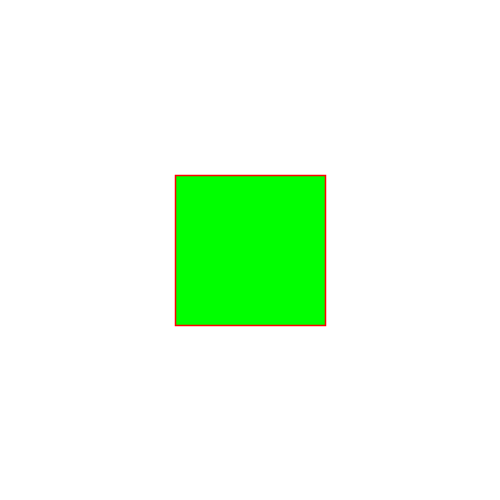
Frame 1 (no input)
Frame 60 (the mouse pressed at the canvas centre just before this capture): identical to frame 1, image omitted
Frame 120 (the mouse held since frame 60 and released just before this capture): identical to frame 1, image omitted

The Processing sketch that drew this single still picture (run headless with seeded random() and noise(); from frame 60 on, the mouse is pressed at the canvas centre):

// Processing sketch: Scaling
// ── Scaling.pde
/*Scaling*/
float scale=0.3;
int dir_scale=1;
void setup(){
  background(255);
  fill(0,255,0);
  stroke(255,0,0);
  strokeWeight(5);
  rectMode(CENTER);
  size(500,500);
  frameRate(10);
}

void draw(){
  background(255);
  translate(width/2,height/2);
  scale(scale);
  rect(0,0,width,height);
}


  
